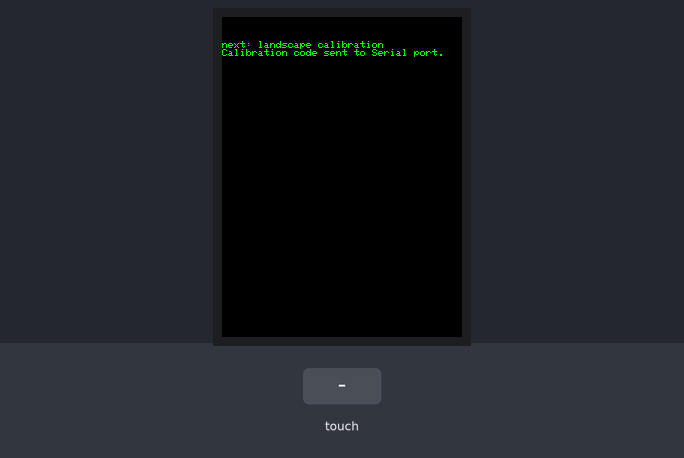
Recording of a sketch running on a simulated ESP32. Parts: 240×320 colour display. The inputs (shaded band) are chosen by the test bench. What the sketch prints to the serial monitor is not drawn.

Above: at 0.4 s.
At 2.6 s:
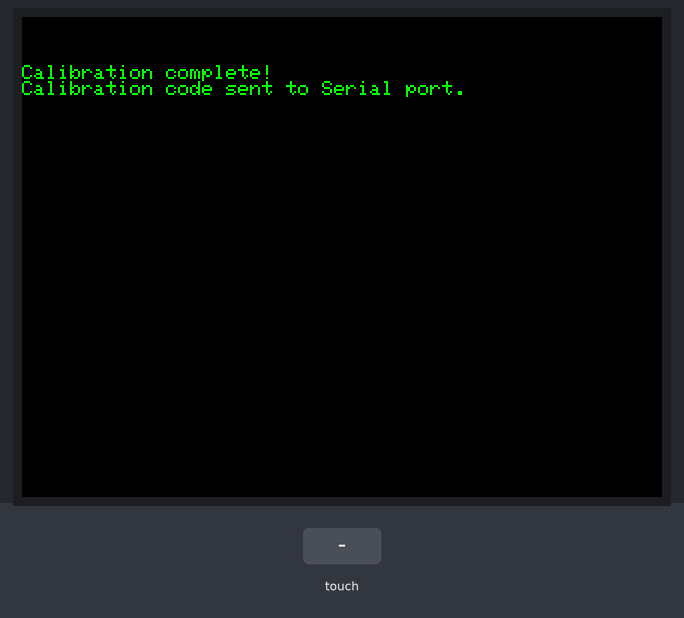
At 5.7 s:
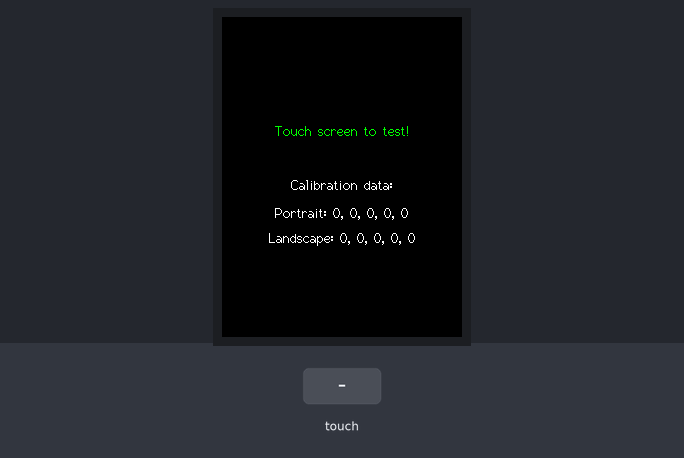
5.8 s: screen touched at 13 % across, 10 % down
7.3 s: screen touched at 38 % across, 10 % down
Timing chart, 0 to 10.3 s (numbered marks = the images above; inputs shaded):
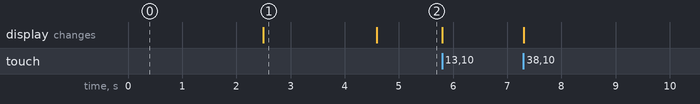

The sketch:

IL9341-XPT2046-calibration.ino
```cpp
/*
  Sketch to generate the setup() calibration values, these are reported
  to the Serial Monitor.

  The sketch has been tested on the ESP8266 and screen with XPT2046 driver.
*/

#include <SPI.h>
#include <TFT_eSPI.h>      // Hardware-specific library

TFT_eSPI tft = TFT_eSPI(); // Invoke custom library
String tftCalDataPortraitString = "Portrait: ";
String tftCalDataLandscapeString = "Landscape: ";
uint16_t calDataPortrait[5];
uint16_t calDataLandscape[5];

//------------------------------------------------------------------------------------------

void setup() {
  // Use serial port
  Serial.begin(115200);
  Serial.println("Initialized");

  // Initialise the TFT screen
  tft.init();

  // Calibrate the touch screen and retrieve the scaling factors
  touch_calibrate_portrait();
  touch_calibrate_landscape();

/*
  // Replace above line with the code sent to Serial Monitor
  // once calibration is complete, e.g.:
  uint16_t calData[5] = { 286, 3534, 283, 3600, 6 };
  tft.setTouch(calData);
*/

  // Clear the screen
  tft.setTouch(calDataPortrait);
  tft.setRotation(0);
  tft.fillScreen(TFT_BLACK);
  tft.drawCentreString("Touch screen to test!",tft.width()/2, tft.height()/3, 2);
  tft.setTextFont(2);
  tft.setTextSize(1);
  tft.setTextColor(TFT_WHITE, TFT_BLACK);
  tft.drawCentreString("Calibration data:",tft.width()/2, tft.height()/2, 2);
  tft.drawCentreString(tftCalDataPortraitString,tft.width()/2, tft.height()/1.7, 2);
  tft.drawCentreString(tftCalDataLandscapeString,tft.width()/2, tft.height()/1.5, 2);
}

//------------------------------------------------------------------------------------------

void loop(void) {
  uint16_t x = 0, y = 0; // To store the touch coordinates

  // Pressed will be set true is there is a valid touch on the screen
  bool pressed = tft.getTouch(&x, &y);

  // Draw a white spot at the detected coordinates
  if (pressed) {
    tft.fillCircle(x, y, 1, TFT_YELLOW);
    //Serial.print("x,y = ");
    //Serial.print(x);
    //Serial.print(",");
    //Serial.println(y);
  }
}

//------------------------------------------------------------------------------------------

// Code to run a screen calibration, not needed when calibration values set in setup()
void touch_calibrate_portrait()
{
  // Set the rotation to the orientation you wish to use in your project before calibration
  // (the touch coordinates returned then correspond to that rotation only)
  tft.setRotation(0);
  uint8_t calDataOK = 0;


  // Calibrate
  tft.fillScreen(TFT_BLACK);
  tft.setCursor(20, 0);
  tft.setTextFont(2);
  tft.setTextSize(1);
  tft.setTextColor(TFT_WHITE, TFT_BLACK);

  tft.println("Touch corners as indicated");

  tft.setTextFont(1);
  tft.println();

  tft.calibrateTouch(calDataPortrait, TFT_MAGENTA, TFT_BLACK, 15);

  Serial.println(); Serial.println();
  Serial.println("// Use this calibration code in setup() for portrait rotation (tft.setRotation(0)):");
  Serial.print("  uint16_t calData[5] = ");
  Serial.print("{ ");

  for (uint8_t i = 0; i < 5; i++)
  {
    Serial.print(calDataPortrait[i]);
    tftCalDataPortraitString += calDataPortrait[i];
    if (i < 4) {
      Serial.print(", ");
      tftCalDataPortraitString += ", ";
    }
  }


  Serial.println(" };");
  Serial.print("  tft.setTouch(calDataPortrait);");
  Serial.println(); Serial.println();

  tft.fillScreen(TFT_BLACK);
  // tft.setTextSize(1);
  tft.setTextColor(TFT_GREEN, TFT_BLACK);
  tft.println("next: landscape calibration");
  tft.println("Calibration code sent to Serial port.");

  delay(2000);
}

void touch_calibrate_landscape()
{
  // Set the rotation to the orientation you wish to use in your project before calibration
  // (the touch coordinates returned then correspond to that rotation only)
  tft.setRotation(1);
  uint8_t calDataOK = 0;


  // Calibrate
  tft.fillScreen(TFT_BLACK);
  tft.setCursor(20, 0);
  tft.setTextFont(2);
  tft.setTextSize(1);
  tft.setTextColor(TFT_WHITE, TFT_BLACK);

  tft.println("Touch corners as indicated");

  tft.setTextFont(1);
  tft.println();

  tft.calibrateTouch(calDataLandscape, TFT_MAGENTA, TFT_BLACK, 15);

  Serial.println(); Serial.println();
  Serial.println("// Use this calibration code in setup() for landscape rotation (tft.setRotation(1)):");
  Serial.print("  uint16_t calData[5] = ");
  Serial.print("{ ");

  for (uint8_t i = 0; i < 5; i++)
  {
    Serial.print(calDataLandscape[i]);
    tftCalDataLandscapeString += calDataLandscape[i];
    if (i < 4) {
      Serial.print(", ");
      tftCalDataLandscapeString += ", ";
    }
  }


  Serial.println(" };");
  Serial.print("  tft.setTouch(calData);");
  Serial.println(); Serial.println();

  tft.fillScreen(TFT_BLACK);
  // tft.setTextSize(1);
  tft.setTextColor(TFT_GREEN, TFT_BLACK);
  tft.println("Calibration complete!");
  tft.println("Calibration code sent to Serial port.");

  delay(2000);
}
```

Measured:
- what the display in image 1 shows lasts 2.1 s, from 2.5 s to 4.6 s
